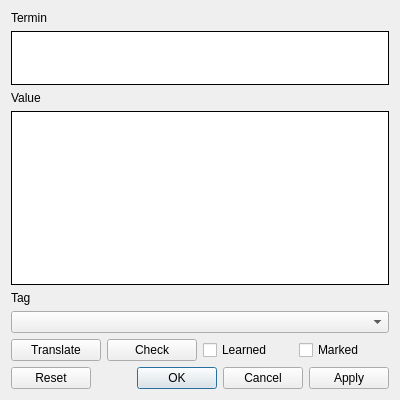
<?xml version="1.0" encoding="UTF-8"?>
<ui version="4.0">
 <class>WordEditorUi</class>
 <widget class="QDialog" name="WordEditorUi">
  <property name="geometry">
   <rect>
    <x>0</x>
    <y>0</y>
    <width>400</width>
    <height>400</height>
   </rect>
  </property>
  <property name="windowTitle">
   <string>Word editor[*]</string>
  </property>
  <layout class="QGridLayout" name="gridLayout_2">
   <item row="0" column="0">
    <layout class="QGridLayout" name="gridLayout">
     <item row="5" column="0" colspan="4">
      <widget class="QLabel" name="label">
       <property name="text">
        <string>Tag</string>
       </property>
      </widget>
     </item>
     <item row="2" column="0" colspan="4">
      <widget class="QTextEdit" name="tedtWordTerm">
       <property name="minimumSize">
        <size>
         <width>0</width>
         <height>54</height>
        </size>
       </property>
       <property name="maximumSize">
        <size>
         <width>16777215</width>
         <height>54</height>
        </size>
       </property>
       <property name="frameShape">
        <enum>QFrame::Box</enum>
       </property>
       <property name="frameShadow">
        <enum>QFrame::Plain</enum>
       </property>
      </widget>
     </item>
     <item row="1" column="0" colspan="4">
      <widget class="QLabel" name="label_2">
       <property name="text">
        <string>Termin</string>
       </property>
      </widget>
     </item>
     <item row="13" column="0" colspan="4">
      <widget class="QDialogButtonBox" name="bbxButtons">
       <property name="standardButtons">
        <set>QDialogButtonBox::Apply|QDialogButtonBox::Cancel|QDialogButtonBox::Ok|QDialogButtonBox::Reset</set>
       </property>
      </widget>
     </item>
     <item row="6" column="0" colspan="4">
      <widget class="QComboBox" name="cboTags"/>
     </item>
     <item row="4" column="0" colspan="4">
      <widget class="QTextEdit" name="tedtWordValue">
       <property name="frameShape">
        <enum>QFrame::Box</enum>
       </property>
       <property name="frameShadow">
        <enum>QFrame::Plain</enum>
       </property>
      </widget>
     </item>
     <item row="3" column="0" colspan="4">
      <widget class="QLabel" name="label_3">
       <property name="text">
        <string>Value</string>
       </property>
      </widget>
     </item>
     <item row="8" column="0">
      <widget class="QPushButton" name="pbtnTermTranslate">
       <property name="text">
        <string>Translate</string>
       </property>
      </widget>
     </item>
     <item row="8" column="3">
      <widget class="QCheckBox" name="chkWordIsMarked">
       <property name="text">
        <string>Marked</string>
       </property>
      </widget>
     </item>
     <item row="8" column="2">
      <widget class="QCheckBox" name="chkWordIsLearned">
       <property name="text">
        <string>Learned</string>
       </property>
      </widget>
     </item>
     <item row="8" column="1">
      <widget class="QPushButton" name="pbtnTermCheck">
       <property name="text">
        <string>Check</string>
       </property>
      </widget>
     </item>
    </layout>
   </item>
  </layout>
 </widget>
 <resources/>
 <connections/>
</ui>
